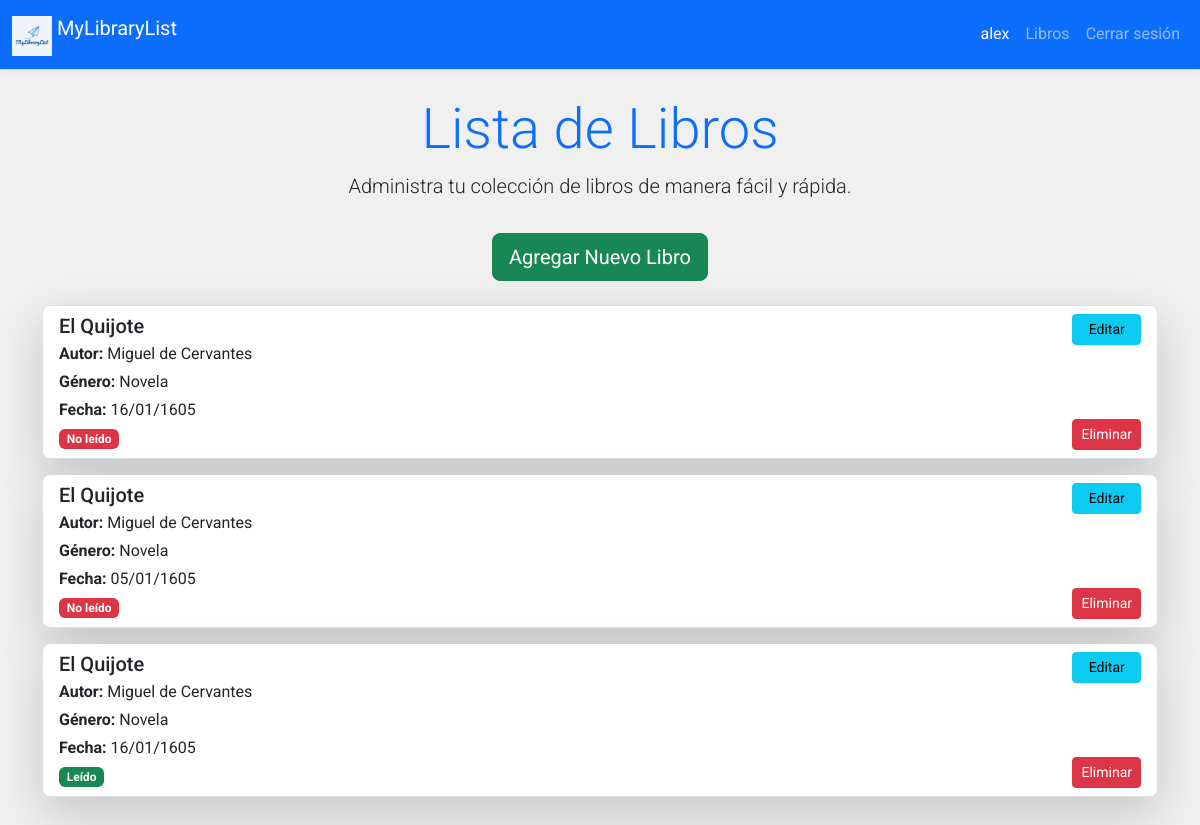
Page /library/list (signed in) on the earlier database version.
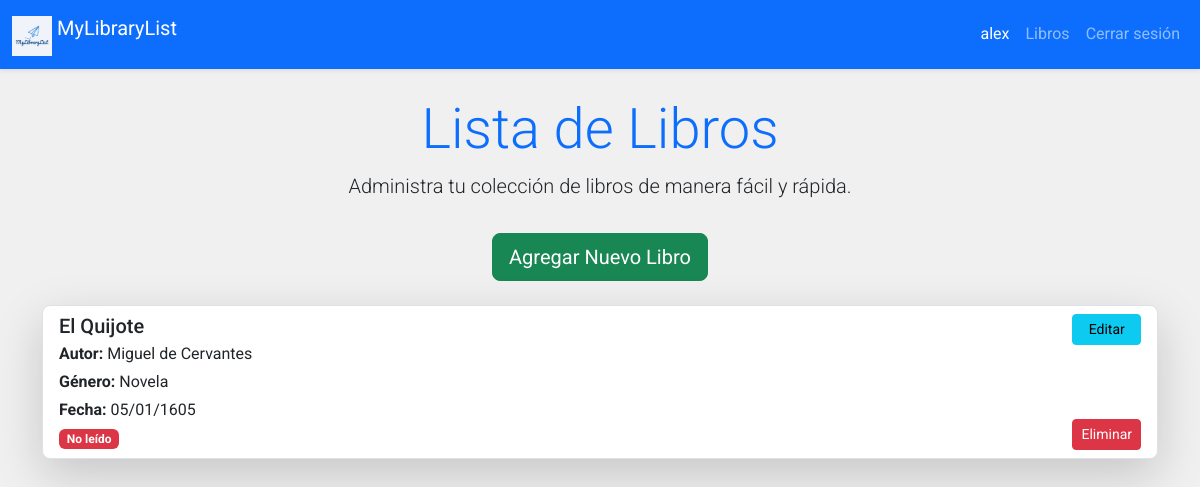
Same page on the later database version.
### app/models.py (models this page shows, shortened)
class User(db.Model):
    id = db.Column(db.Integer, primary_key=True)
    username = db.Column(db.String(20), unique=True, nullable=False)
    password = db.Column(db.Text, nullable=False)

class Libro(db.Model):
    id = db.Column(db.Integer, primary_key=True)
    created_by = db.Column(db.Integer, db.ForeignKey('user.id'), nullable=False)
    title = db.Column(db.String(100), nullable=False)
    author = db.Column(db.String(100), nullable=False)
    genre = db.Column(db.String(50), nullable=False)
    published_date = db.Column(db.Date, nullable=False)
    state = db.Column(db.Boolean, default = False)

### app/library.py (the view)
@bp.route('/list') #Rutas secundarias
@login_required
def index():
    libros = Libro.query.all()
    return render_template('/library/index.html', libros = libros)

### app/auth.py (called while the page is built)
@bp.before_app_request
def load_logged_in_user():
    user_id = session.get('user_id')
    if user_id is None:
        g.user = None
    else:
        g.user = User.query.get_or_404(user_id)

def login_required(view):
    @functools.wraps(view)
    def wrapped_view(**kwargs):
        if g.user is None:
            return redirect(url_for('auth.login'))
        return view(**kwargs)
    return wrapped_view

### app/templates/library/index.html (shortened to what this page needs)
{% extends 'base.html' %}
{% block content %}
<section class="container my-5">
  <div class="text-center mb-4">
    <h1 class="display-4 text-primary">Lista de Libros</h1>
    <p class="lead">Administra tu colección de libros de manera fácil y rápida.</p>
    <a href="{{ url_for('library.create') }}" class="btn btn-success btn-lg mt-3">
       Agregar Nuevo Libro
    </a>
  </div>
  <div class="list-group">
    {% for libro in libros %}
      {% if g.user.id == libro.created_by %}
        <div class="list-group-item d-flex align-items-center mb-3 shadow-lg rounded-3">
          <div class="d-flex w-100">
            <div class="flex-grow-1">
              <h5 class="mb-1">{{ libro.title }}</h5>
              <p class="mb-1"><strong>Autor:</strong> {{ libro.author }}</p>
              <p class="mb-1"><strong>Género:</strong> {{ libro.genre }}</p>
              <p class="mb-1"><strong>Fecha:</strong> {{ libro.published_date.strftime('%d/%m/%Y') }}</p>
              <span class="badge {% if libro.state %} bg-success {% else %} bg-danger {% endif %}">
                {% if libro.state %} Leído {% else %} No leído {% endif %}
              </span>
            </div>
            <div class="ms-3 d-flex flex-column justify-content-between">
              <a href="{{ url_for('library.update', id=libro.id) }}" class="btn btn-info btn-sm mb-2">
                 Editar
              </a>
              <form action="{{ url_for('library.delete', id=libro.id) }}" method="POST" style="display: inline;">
                <button id="eliminar" type="submit" class="btn btn-danger btn-sm">
                   Eliminar
                </button>
              </form>
            </div>
          </div>
        </div>
      {% endif %}
    {% else %}
      <div class="col-12">
        <div class="alert alert-warning text-center" role="alert">
          No hay libros disponibles en tu lista.
        </div>
      </div>
    {% endfor %}
  </div>
</section>
{% endblock content %}

### app/templates/base.html (shortened to what this page needs)
<!DOCTYPE html>
<html lang="es">
  <head>
    <link
      href="https://cdn.jsdelivr.net/npm/bootstrap@5.3.3/dist/css/bootstrap.min.css"
      rel="stylesheet"
    />
    <link href="{{ url_for('static', filename='css/style.css') }}" rel="stylesheet">
    <link rel="stylesheet" href="https://cdnjs.cloudflare.com/ajax/libs/animate.css/4.1.1/animate.min.css"/>
  </head>
  <body data-bs-spy="scroll" data-bs-target="#navbarNav" data-bs-offset="50">
    <nav class="navbar navbar-expand-lg navbar-dark bg-primary shadow-sm fixed-top">
      <div class="container-fluid">
        <a class="navbar-brand" href="{{ url_for('index') }}">
          <img src="{{ url_for('static', filename='img/logo.png') }}" alt="Logo" width="40" class="d-inline-block align-text-top">
          MyLibraryList
        </a>
        <div class="collapse navbar-collapse" id="navbarNav">
          <ul class="navbar-nav ms-auto">
            {% if g.user %}
              <li class="nav-item">
                <span class="nav-link active">{{ g.user.username }}</span>
              </li>
              <li class="nav-item">
                <a class="nav-link" href="{{ url_for('library.index') }}">Libros</a>
              </li>
              <li class="nav-item">
                <a class="nav-link" href="{{ url_for('auth.logout') }}">Cerrar sesión</a>
              </li>
            {% endif %}
          </ul>
        </div>
      </div>
    </nav>
     <br>
     <br>
    {% block content %} {% endblock %}
  </body>
</html>

### app/static/css/style.css (style rules this page uses)
body { background-color: #f0f0f0; font-family: 'Roboto', sans-serif; }

Differences in the rows shown:
removed Libro: title "El Quijote", author "Miguel de Cervantes", genre "Novela", published_date "16/01/1605", state "No leído"
removed Libro: title "El Quijote", author "Miguel de Cervantes", genre "Novela", published_date "16/01/1605", state "Leído"
